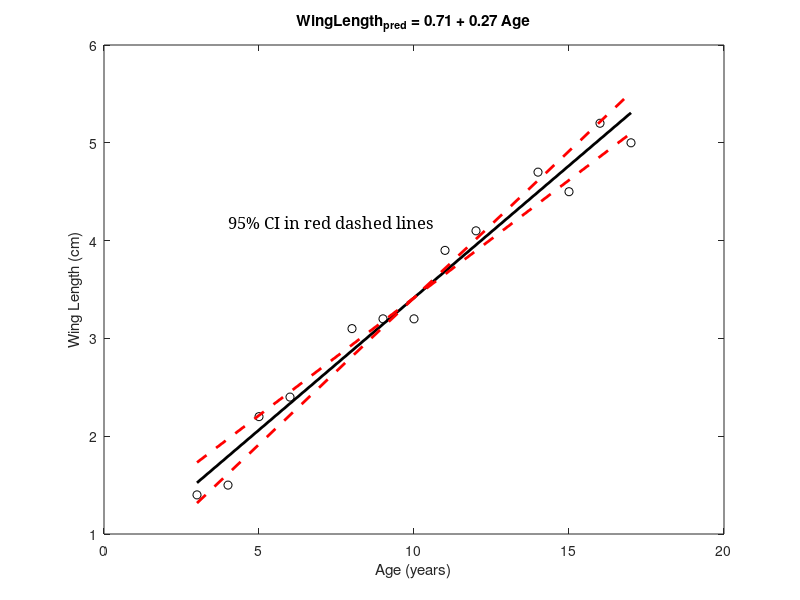

Write the MATLAB code that produced this figure. (Note: this script raises an error after producing the figure.)
function LinearRegressionExercises
%
% Answers to exercises found here: 
%  https://colab.research.google.com/drive/1woS2_MwJBU-LJuT5tlCrB2ve4jv8T3Xk?usp=sharing 
%
% Copyright 2019 by Yale E. Cohen, University of Pennsylvania
%  Updated 07/21/21 by jig

%% Exercise 1
%%%%%%%%%%%%%%%%%%%%%%%%
%%%%%%%%%%%%%%%%%%%%%%%%

% The data: wing lengths of 13 birds at different ages
age=[3 4 5 6 8 9 10 11 12 14 15 16 17]; % this is the X variable
wing_length=[1.4 1.5 2.2 2.4 3.1 3.2 3.2 3.9 4.1 4.7 4.5 5.2 5]; % this is the Y variable

% 1. Plot the relationship between Age and Wing Length.
figure
plot(age, wing_length, 'ko');
xlabel('Age (years)')
ylabel('Wing Length (cm)')

% 2. Calculate and plot the regression line.

% Calculate the slope first
n=length(age); % alternatively, you can calculate n=length(wing_length)
SumX=sum(age); % sum up all X values
MeanX=mean(age); % find the mean X value
SumX2=sum(age.^2);  % the sum of each X squared
Sumx2=SumX2-SumX^2/n; % the sum of the square of the difference between (each X and mean X);

SumY=sum(wing_length); % sum up all Y values
MeanY=mean(wing_length); % find the mean Y value
SumXY=sum(age.*wing_length); % the sum of the product of each X and Y values
Sumxy=SumXY-SumX*SumY/n; %the sum of the product of the difference between each X value minus the
SumY2=sum(wing_length.^2); %the sum of each Y squared

% SLOPE
b=Sumxy/Sumx2; 

% INTERCEPT
a=MeanY-b*MeanX;

% Check against built-in function (also can use fitlm)
coefs = polyfit(age, wing_length, 1);
fprintf('slope = %.2f (%.2f polyfit)\n', b, coefs(1))
fprintf('intercept = %.2f (%.2f polyfit)\n', a, coefs(2))

% Add the regression line to the plot
hold on;
xax = age([1 end]);
plot(xax, b*xax+a,'k-','linewidth',2)
title(sprintf('WingLength_p_r_e_d = %.2f + %.2f Age', a, b))

% Can you reject H0: b=0?

% Using an F-test
k = 2; % number of groups
ndf = k-1; % numerator degrees of freedom
ddf= n-k; % denominator degrees of freedom
totalSS=SumY2-SumY^2/n;    %totalSS is essentially the sum of the square of the difference between (each y and mean Y);
regressionSS=Sumxy^2/Sumx2;
residualSS=totalSS-regressionSS;
Fstat=regressionSS/(residualSS/ddf);
prob=1-fcdf(Fstat,ndf,ddf); % significance probability for regression
fprintf('p(Fstat) of H_0:b=0 = %e\n', prob)

% Using a t-test
sb=sqrt(residualSS/ddf/Sumx2); % sb is essentially the standard error of the regression slope
Tval=(b-0)/sb;
prob = 1-tcdf(Tval,ddf); % degrees of freedom is n-k
fprintf('p(Tstat) of H_0:b=0 = %e\n', prob)

% 4. Calculate and plot 95% confidence intervals on the slope of the
% regression
alpha = 0.05;
t=-1*tinv(alpha/2,ddf); % ddf is the degrees of freedom
b05=b-t*sb; % lower CI
b95=b+t*sb; % upper CI
a05=MeanY-b05*MeanX; %intercept for lower CI
a95=MeanY-b95*MeanX; %intercept for upper CI
plot(xax,b05*xax+a05, 'r--', 'linewidth', 2)
plot(xax,b95*xax+a95, 'r--', 'linewidth', 2)
text(4,4.2,'95% CI in red dashed lines','fontname','Georgia','fontsize',12)

% 5. Calculate r2 (coefficient of determination)
totalSS=SumY2-SumY^2/n;    %totalSS is essentially the sum of the square of the difference between (each y and mean Y);
regressionSS=Sumxy^2/Sumx2;
r2=regressionSS/totalSS;
fprintf('r^2=%.4f\n', r2)
 
% 6. Calculate Pearson's r
r = corr([age', wing_length']);
fprintf('r=%.4f, r^2=%.4f\n', r(2,1), r(2,1)^2)

% 7. Add some noise to the data and see how the regression changes. 
figure
NUM_STD = 4;
for nn = 1:NUM_STD % four noise levels
    
    % add Gaussian noise to the observations
    new_lengths = wing_length + max(0, normrnd(0, nn, size(wing_length, 1), size(wing_length, 2)));
    
    % Use fitlm, which returns lots of good stuff
    lm = fitlm(age, new_lengths);
    [p,~,~] = coefTest(lm);
    
    % Show it
    subplot(1, NUM_STD, nn); cla reset; hold on;
    plot(lm);
    xlabel('Age (years)');
    ylabel('Wing Length (cm)');
    title(sprintf('STD=%d, p=%.2f', nn, p))
    axis([0 20 0 12])
end

%% Exercise 2
%%%%%%%%%%%%%%%%%%%%%%%%
%%%%%%%%%%%%%%%%%%%%%%%%
